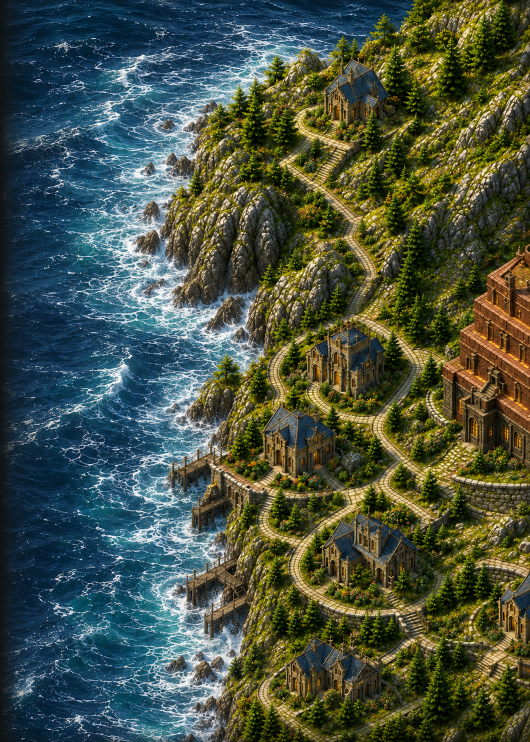
#> input picture art-source/ocean-animation/refs/canonical/C4.png, 1060 x 1484 px, given in place of C7.png, which was not available (shown at 1/2 size)
$ python artifact_diag.py
#> lines starting #> are read from the running program, lines starting #| are printed output that depends on the picture; pictures that were not available may be replaced by others from this repository, and a replacement may not be noted
"""Zoom crops hunting for generator artifacts that must NOT be reproduced."""
import os
from PIL import Image, ImageDraw
ROOT = os.path.dirname(os.path.dirname(os.path.abspath(__file__)))
CAN = os.path.join(ROOT, 'refs', 'canonical')
picks = [('C7 storm foam mass',  'C7', (120, 380, 320, 580)),
         ('C6 lace foam field',  'C6', (110, 700, 310, 900)),
         ('C2 churn field',      'C2', (90, 950, 290, 1150)),
         ('C4 backwash streaks', 'C4', (140, 620, 340, 820)),
         ('C5 swell crest edge', 'C5', (120, 300, 320, 500)),
         ('S  source near-shore','S',  (250, 950, 450, 1150))]
tiles = []
for name, cid, box in picks:
    c = Image.open(os.path.join(CAN, f'{cid}.png')).convert('RGB').crop(box).resize((600, 600), Image.NEAREST)
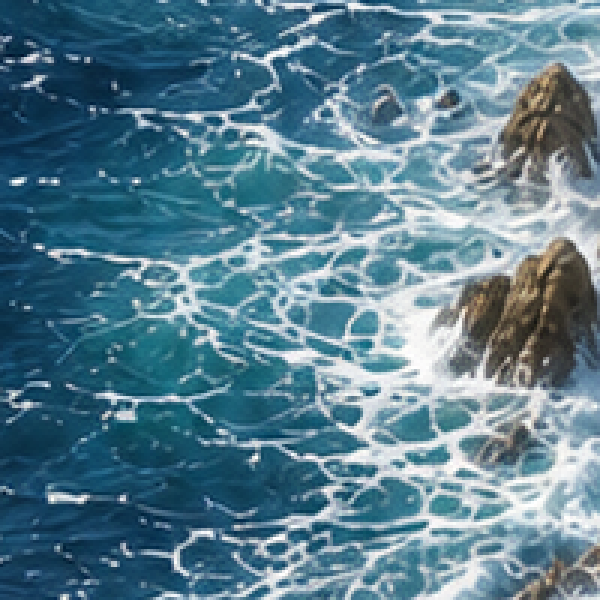
#> c: PIL image 600x600 RGB; mean R, G, B 89.8, 125.9, 142.3
    d = ImageDraw.Draw(c, 'RGBA')
    d.rectangle([0, 0, 600, 26], fill=(0, 0, 0, 180))
    d.text((6, 7), f'{name}   (200px crop @3x nearest)', fill=(255, 255, 255, 255))
    tiles.append(c)
#> pass 2 of the loop `for name, cid, box in picks:`:
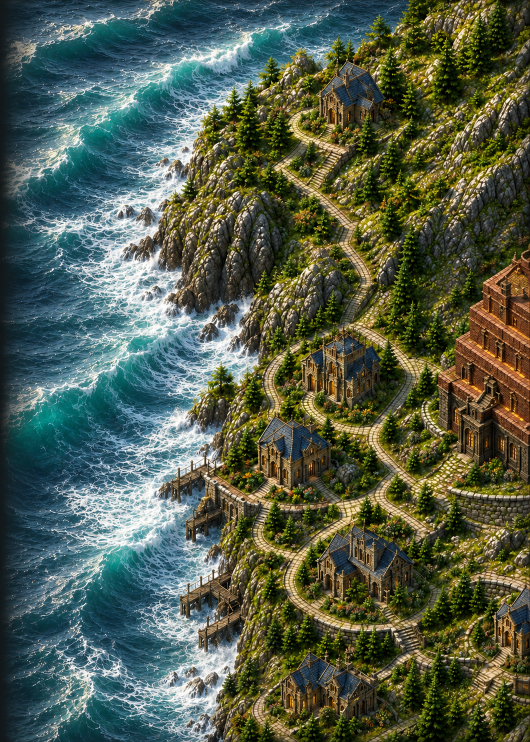
#> input picture art-source/ocean-animation/refs/canonical/C6.png, 1060 x 1484 px (shown at 1/2 size)
#> `c = Image.open(os.path.join(CAN, f'{cid}.png')).convert('RGB').crop(bo..`:
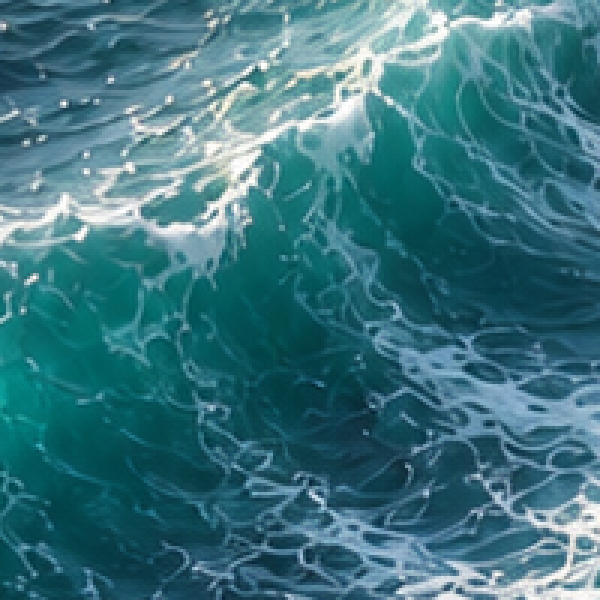
#> c: PIL image 600x600 RGB; mean R, G, B 59.6, 115.9, 127.1
#> pass 3 of the loop `for name, cid, box in picks:`:
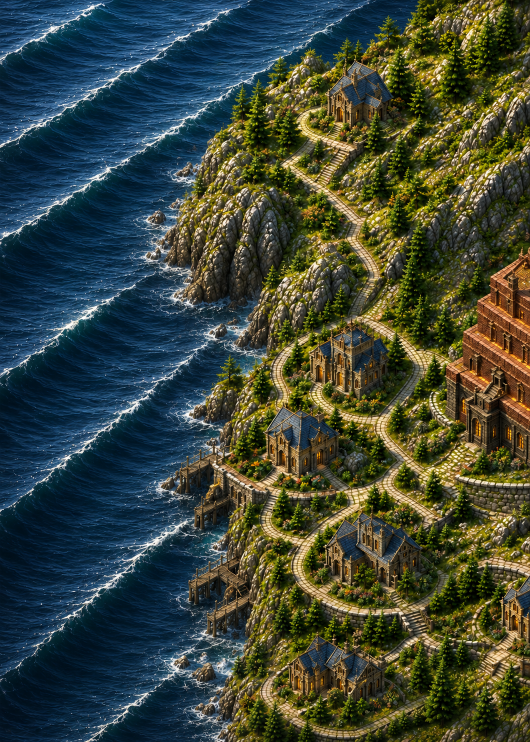
#> input picture art-source/ocean-animation/refs/canonical/C5.png, 1060 x 1484 px, given in place of C2.png, which was not available (shown at 1/2 size)
#> `c = Image.open(os.path.join(CAN, f'{cid}.png')).convert('RGB').crop(bo..`:
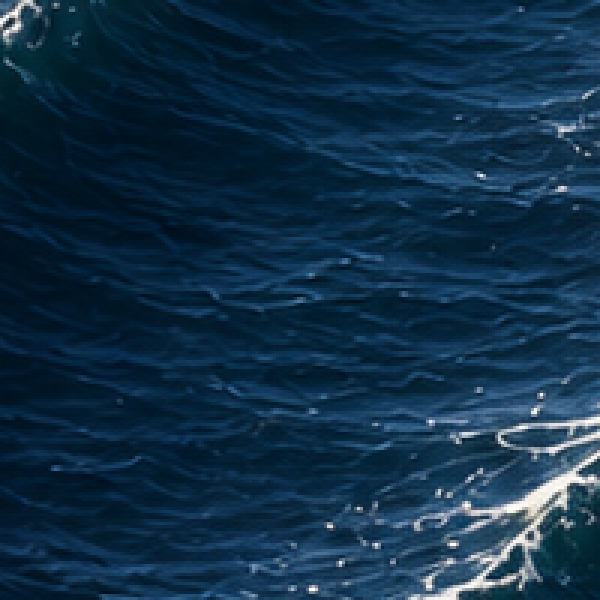
#> c: PIL image 600x600 RGB; mean R, G, B 16.6, 46.6, 70.2
#> the loop made 6 passes; the first 3 are shown
sh = Image.new('RGB', (600 * 3 + 16, 600 * 2 + 8), (16, 16, 20))
for i, t in enumerate(tiles):
    sh.paste(t, ((i % 3) * 608, (i // 3) * 608))
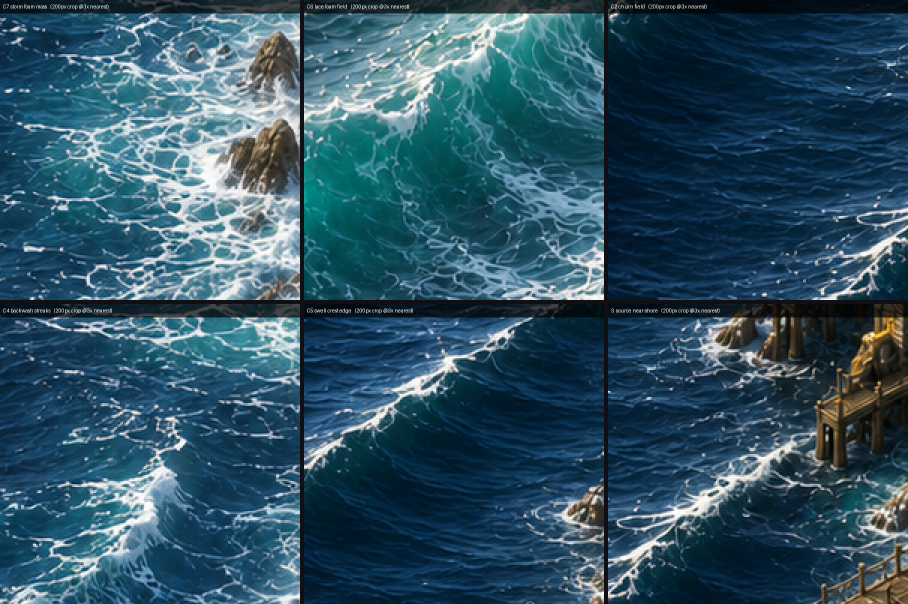
#> sh: PIL image 1816x1208 RGB (shown at 1/2 size); mean R, G, B 47.4, 81.9, 99.4
sh.save(os.path.join(ROOT, 'diagnostics', 'artifact_inspection.png'))
print('wrote diagnostics/artifact_inspection.png', sh.size)
#| wrote diagnostics/artifact_inspection.png (1816, 1208)
